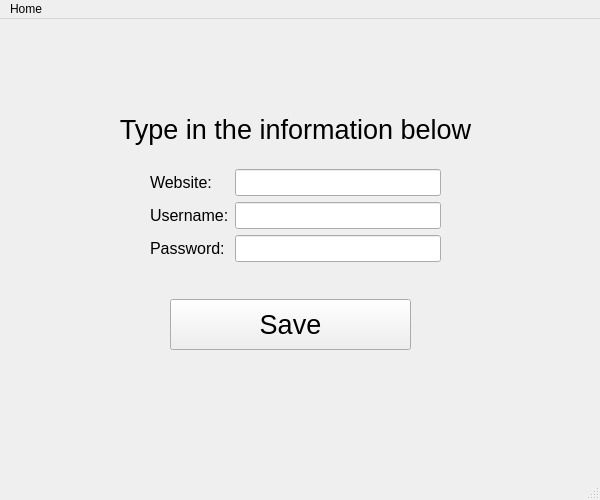
<?xml version="1.0" encoding="UTF-8"?>
<ui version="4.0">
 <class>MainWindow</class>
 <widget class="QMainWindow" name="MainWindow">
  <property name="geometry">
   <rect>
    <x>0</x>
    <y>0</y>
    <width>600</width>
    <height>500</height>
   </rect>
  </property>
  <property name="windowTitle">
   <string>Password Manager</string>
  </property>
  <widget class="QWidget" name="centralwidget">
   <widget class="QLabel" name="label">
    <property name="geometry">
     <rect>
      <x>110</x>
      <y>70</y>
      <width>371</width>
      <height>81</height>
     </rect>
    </property>
    <property name="font">
     <font>
      <pointsize>20</pointsize>
     </font>
    </property>
    <property name="text">
     <string>Type in the information below</string>
    </property>
    <property name="alignment">
     <set>Qt::AlignCenter</set>
    </property>
   </widget>
   <widget class="QWidget" name="formLayoutWidget">
    <property name="geometry">
     <rect>
      <x>150</x>
      <y>150</y>
      <width>291</width>
      <height>111</height>
     </rect>
    </property>
    <layout class="QFormLayout" name="formLayout">
     <item row="1" column="1">
      <widget class="QLineEdit" name="usernameLineEdit">
       <property name="font">
        <font>
         <pointsize>12</pointsize>
        </font>
       </property>
      </widget>
     </item>
     <item row="2" column="0">
      <widget class="QLabel" name="passwordLabel">
       <property name="font">
        <font>
         <pointsize>12</pointsize>
        </font>
       </property>
       <property name="text">
        <string>Password:</string>
       </property>
      </widget>
     </item>
     <item row="2" column="1">
      <widget class="QLineEdit" name="passwordLineEdit">
       <property name="font">
        <font>
         <pointsize>12</pointsize>
        </font>
       </property>
      </widget>
     </item>
     <item row="1" column="0">
      <widget class="QLabel" name="usernameLabel">
       <property name="font">
        <font>
         <pointsize>12</pointsize>
        </font>
       </property>
       <property name="text">
        <string>Username:</string>
       </property>
      </widget>
     </item>
     <item row="0" column="0">
      <widget class="QLabel" name="websiteLabel">
       <property name="font">
        <font>
         <pointsize>12</pointsize>
        </font>
       </property>
       <property name="text">
        <string>Website:</string>
       </property>
      </widget>
     </item>
     <item row="0" column="1">
      <widget class="QLineEdit" name="websiteLineEdit">
       <property name="font">
        <font>
         <pointsize>12</pointsize>
        </font>
       </property>
      </widget>
     </item>
    </layout>
   </widget>
   <widget class="QPushButton" name="pushButton">
    <property name="geometry">
     <rect>
      <x>170</x>
      <y>280</y>
      <width>241</width>
      <height>51</height>
     </rect>
    </property>
    <property name="font">
     <font>
      <pointsize>20</pointsize>
     </font>
    </property>
    <property name="text">
     <string>Save</string>
    </property>
   </widget>
  </widget>
  <widget class="QMenuBar" name="menubar">
   <property name="geometry">
    <rect>
     <x>0</x>
     <y>0</y>
     <width>600</width>
     <height>21</height>
    </rect>
   </property>
   <widget class="QMenu" name="menuHome">
    <property name="title">
     <string>Home</string>
    </property>
   </widget>
   <addaction name="menuHome"/>
  </widget>
  <widget class="QStatusBar" name="statusbar"/>
 </widget>
 <resources/>
 <connections/>
</ui>
